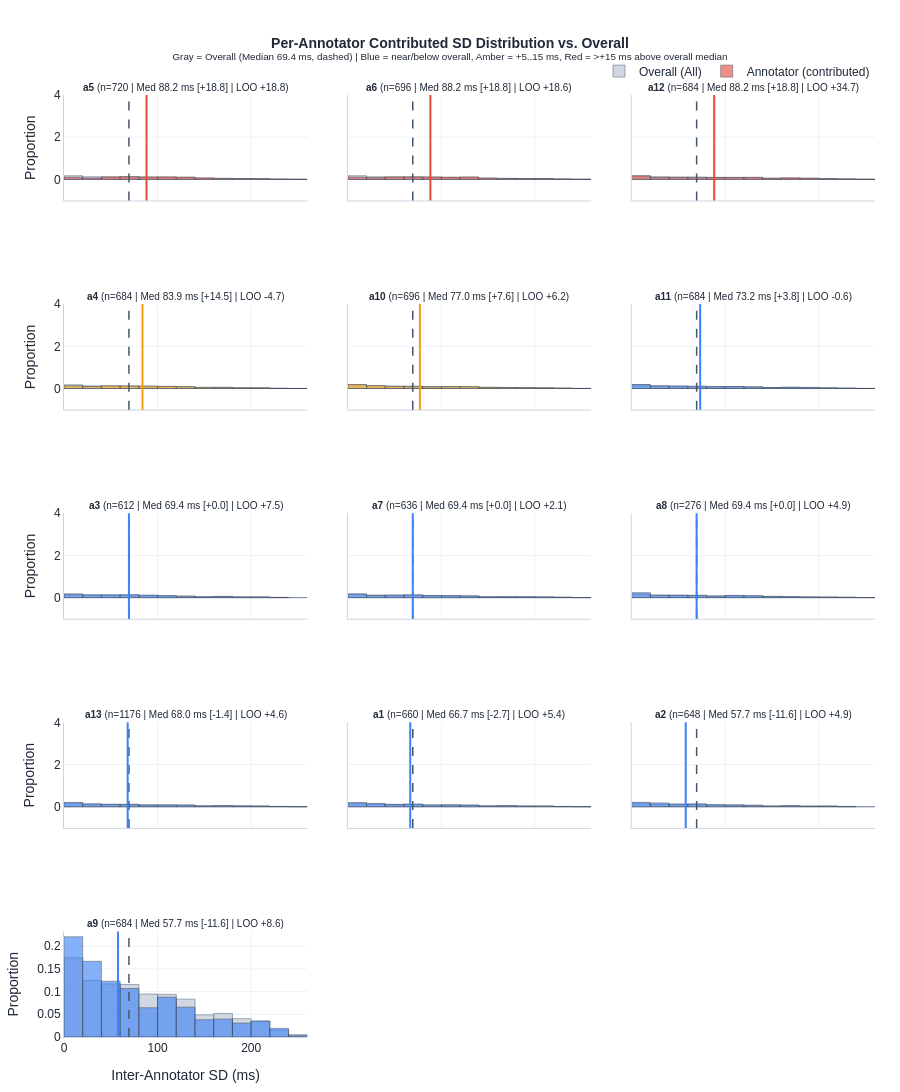

The cell this chart's notebook holds for it:
### Markdown cell above
### 📊 1. Individual Annotator SD Distributions vs. Overall (Small Multiples)

### Code cell
# @title 📊 Plot Individual Annotator SD Distributions vs. Overall { display-mode: "form" }
bin_width_ms = 20.0 # @param {type:"number"}
sort_by = "median_sd" # @param ["median_sd", "mean_loo_delta_sd", "annotator_id"]
cols = 3 # @param {type:"integer"}
x_max_ms = 0 # @param {type:"number"}  # 0 = auto (99.5th pct)

fig_grid = plot_annotator_sd_small_multiples(
    ann_sd_df,
    consensus_all_df,
    bin_width_ms=bin_width_ms,
    sort_by=sort_by,
    x_max_ms=(None if x_max_ms <= 0 else x_max_ms),
    cols=cols,
)
fig_grid.show(config=EXPORT_CFG)

### Figure 1 — Plotly figure (JSON) as saved in the notebook; plotly's stock layout.template omitted (floating-point values rounded to 4 significant figures; data arrays with more than 128 entries replaced by an {"elided": "..."} marker saying what was removed)
{"data": [{"histnorm": "probability", "hovertemplate": "Overall<br>SD: %{x:.1f} ms<br>Prop: %{y:.3f}<extra></extra>", "legendgroup": "overall", "marker": {"color": "rgba(148, 163, 184, 0.42)", "line": {"color": "#64748b", "width": 0.6}}, "name": "Overall (All)", "showlegend": true, "type": "histogram", "x": {"elided": "2952 float values"}, "xaxis": "x", "xbins": {"end": 260, "size": 20, "start": 0}, "yaxis": "y"}, {"histnorm": "probability", "hovertemplate": "a5<br>SD: %{x:.1f} ms<br>Prop: %{y:.3f}<extra></extra>", "legendgroup": "ann", "marker": {"color": "#E74C3C", "line": {"color": "#1f2937", "width": 0.7}}, "name": "Annotator (contributed)", "opacity": 0.62, "showlegend": true, "type": "histogram", "x": {"elided": "720 float values"}, "xaxis": "x", "xbins": {"end": 260, "size": 20, "start": 0}, "yaxis": "y"}, {"histnorm": "probability", "hovertemplate": "Overall<br>SD: %{x:.1f} ms<br>Prop: %{y:.3f}<extra></extra>", "legendgroup": "overall", "marker": {"color": "rgba(148, 163, 184, 0.42)", "line": {"color": "#64748b", "width": 0.6}}, "name": "Overall (All)", "showlegend": false, "type": "histogram", "x": {"elided": "2952 float values"}, "xaxis": "x2", "xbins": {"end": 260, "size": 20, "start": 0}, "yaxis": "y2"}, {"histnorm": "probability", "hovertemplate": "a6<br>SD: %{x:.1f} ms<br>Prop: %{y:.3f}<extra></extra>", "legendgroup": "ann", "marker": {"color": "#E74C3C", "line": {"color": "#1f2937", "width": 0.7}}, "name": "Annotator (contributed)", "opacity": 0.62, "showlegend": false, "type": "histogram", "x": {"elided": "696 float values"}, "xaxis": "x2", "xbins": {"end": 260, "size": 20, "start": 0}, "yaxis": "y2"}, {"histnorm": "probability", "hovertemplate": "Overall<br>SD: %{x:.1f} ms<br>Prop: %{y:.3f}<extra></extra>", "legendgroup": "overall", "marker": {"color": "rgba(148, 163, 184, 0.42)", "line": {"color": "#64748b", "width": 0.6}}, "name": "Overall (All)", "showlegend": false, "type": "histogram", "x": {"elided": "2952 float values"}, "xaxis": "x3", "xbins": {"end": 260, "size": 20, "start": 0}, "yaxis": "y3"}, {"histnorm": "probability", "hovertemplate": "a12<br>SD: %{x:.1f} ms<br>Prop: %{y:.3f}<extra></extra>", "legendgroup": "ann", "marker": {"color": "#E74C3C", "line": {"color": "#1f2937", "width": 0.7}}, "name": "Annotator (contributed)", "opacity": 0.62, "showlegend": false, "type": "histogram", "x": {"elided": "684 float values"}, "xaxis": "x3", "xbins": {"end": 260, "size": 20, "start": 0}, "yaxis": "y3"}, {"histnorm": "probability", "hovertemplate": "Overall<br>SD: %{x:.1f} ms<br>Prop: %{y:.3f}<extra></extra>", "legendgroup": "overall", "marker": {"color": "rgba(148, 163, 184, 0.42)", "line": {"color": "#64748b", "width": 0.6}}, "name": "Overall (All)", "showlegend": false, "type": "histogram", "x": {"elided": "2952 float values"}, "xaxis": "x4", "xbins": {"end": 260, "size": 20, "start": 0}, "yaxis": "y4"}, {"histnorm": "probability", "hovertemplate": "a4<br>SD: %{x:.1f} ms<br>Prop: %{y:.3f}<extra></extra>", "legendgroup": "ann", "marker": {"color": "#F59E0B", "line": {"color": "#1f2937", "width": 0.7}}, "name": "Annotator (contributed)", "opacity": 0.62, "showlegend": false, "type": "histogram", "x": {"elided": "684 float values"}, "xaxis": "x4", "xbins": {"end": 260, "size": 20, "start": 0}, "yaxis": "y4"}, {"histnorm": "probability", "hovertemplate": "Overall<br>SD: %{x:.1f} ms<br>Prop: %{y:.3f}<extra></extra>", "legendgroup": "overall", "marker": {"color": "rgba(148, 163, 184, 0.42)", "line": {"color": "#64748b", "width": 0.6}}, "name": "Overall (All)", "showlegend": false, "type": "histogram", "x": {"elided": "2952 float values"}, "xaxis": "x5", "xbins": {"end": 260, "size": 20, "start": 0}, "yaxis": "y5"}, {"histnorm": "probability", "hovertemplate": "a10<br>SD: %{x:.1f} ms<br>Prop: %{y:.3f}<extra></extra>", "legendgroup": "ann", "marker": {"color": "#F59E0B", "line": {"color": "#1f2937", "width": 0.7}}, "name": "Annotator (contributed)", "opacity": 0.62, "showlegend": false, "type": "histogram", "x": {"elided": "696 float values"}, "xaxis": "x5", "xbins": {"end": 260, "size": 20, "start": 0}, "yaxis": "y5"}, {"histnorm": "probability", "hovertemplate": "Overall<br>SD: %{x:.1f} ms<br>Prop: %{y:.3f}<extra></extra>", "legendgroup": "overall", "marker": {"color": "rgba(148, 163, 184, 0.42)", "line": {"color": "#64748b", "width": 0.6}}, "name": "Overall (All)", "showlegend": false, "type": "histogram", "x": {"elided": "2952 float values"}, "xaxis": "x6", "xbins": {"end": 260, "size": 20, "start": 0}, "yaxis": "y6"}, {"histnorm": "probability", "hovertemplate": "a11<br>SD: %{x:.1f} ms<br>Prop: %{y:.3f}<extra></extra>", "legendgroup": "ann", "marker": {"color": "#3B82F6", "line": {"color": "#1f2937", "width": 0.7}}, "name": "Annotator (contributed)", "opacity": 0.62, "showlegend": false, "type": "histogram", "x": {"elided": "684 float values"}, "xaxis": "x6", "xbins": {"end": 260, "size": 20, "start": 0}, "yaxis": "y6"}, {"histnorm": "probability", "hovertemplate": "Overall<br>SD: %{x:.1f} ms<br>Prop: %{y:.3f}<extra></extra>", "legendgroup": "overall", "marker": {"color": "rgba(148, 163, 184, 0.42)", "line": {"color": "#64748b", "width": 0.6}}, "name": "Overall (All)", "showlegend": false, "type": "histogram", "x": {"elided": "2952 float values"}, "xaxis": "x7", "xbins": {"end": 260, "size": 20, "start": 0}, "yaxis": "y7"}, {"histnorm": "probability", "hovertemplate": "a3<br>SD: %{x:.1f} ms<br>Prop: %{y:.3f}<extra></extra>", "legendgroup": "ann", "marker": {"color": "#3B82F6", "line": {"color": "#1f2937", "width": 0.7}}, "name": "Annotator (contributed)", "opacity": 0.62, "showlegend": false, "type": "histogram", "x": {"elided": "612 float values"}, "xaxis": "x7", "xbins": {"end": 260, "size": 20, "start": 0}, "yaxis": "y7"}, {"histnorm": "probability", "hovertemplate": "Overall<br>SD: %{x:.1f} ms<br>Prop: %{y:.3f}<extra></extra>", "legendgroup": "overall", "marker": {"color": "rgba(148, 163, 184, 0.42)", "line": {"color": "#64748b", "width": 0.6}}, "name": "Overall (All)", "showlegend": false, "type": "histogram", "x": {"elided": "2952 float values"}, "xaxis": "x8", "xbins": {"end": 260, "size": 20, "start": 0}, "yaxis": "y8"}, {"histnorm": "probability", "hovertemplate": "a7<br>SD: %{x:.1f} ms<br>Prop: %{y:.3f}<extra></extra>", "legendgroup": "ann", "marker": {"color": "#3B82F6", "line": {"color": "#1f2937", "width": 0.7}}, "name": "Annotator (contributed)", "opacity": 0.62, "showlegend": false, "type": "histogram", "x": {"elided": "636 float values"}, "xaxis": "x8", "xbins": {"end": 260, "size": 20, "start": 0}, "yaxis": "y8"}, {"histnorm": "probability", "hovertemplate": "Overall<br>SD: %{x:.1f} ms<br>Prop: %{y:.3f}<extra></extra>", "legendgroup": "overall", "marker": {"color": "rgba(148, 163, 184, 0.42)", "line": {"color": "#64748b", "width": 0.6}}, "name": "Overall (All)", "showlegend": false, "type": "histogram", "x": {"elided": "2952 float values"}, "xaxis": "x9", "xbins": {"end": 260, "size": 20, "start": 0}, "yaxis": "y9"}, {"histnorm": "probability", "hovertemplate": "a8<br>SD: %{x:.1f} ms<br>Prop: %{y:.3f}<extra></extra>", "legendgroup": "ann", "marker": {"color": "#3B82F6", "line": {"color": "#1f2937", "width": 0.7}}, "name": "Annotator (contributed)", "opacity": 0.62, "showlegend": false, "type": "histogram", "x": {"elided": "276 float values"}, "xaxis": "x9", "xbins": {"end": 260, "size": 20, "start": 0}, "yaxis": "y9"}, {"histnorm": "probability", "hovertemplate": "Overall<br>SD: %{x:.1f} ms<br>Prop: %{y:.3f}<extra></extra>", "legendgroup": "overall", "marker": {"color": "rgba(148, 163, 184, 0.42)", "line": {"color": "#64748b", "width": 0.6}}, "name": "Overall (All)", "showlegend": false, "type": "histogram", "x": {"elided": "2952 float values"}, "xaxis": "x10", "xbins": {"end": 260, "size": 20, "start": 0}, "yaxis": "y10"}, {"histnorm": "probability", "hovertemplate": "a13<br>SD: %{x:.1f} ms<br>Prop: %{y:.3f}<extra></extra>", "legendgroup": "ann", "marker": {"color": "#3B82F6", "line": {"color": "#1f2937", "width": 0.7}}, "name": "Annotator (contributed)", "opacity": 0.62, "showlegend": false, "type": "histogram", "x": {"elided": "1176 float values"}, "xaxis": "x10", "xbins": {"end": 260, "size": 20, "start": 0}, "yaxis": "y10"}, {"histnorm": "probability", "hovertemplate": "Overall<br>SD: %{x:.1f} ms<br>Prop: %{y:.3f}<extra></extra>", "legendgroup": "overall", "marker": {"color": "rgba(148, 163, 184, 0.42)", "line": {"color": "#64748b", "width": 0.6}}, "name": "Overall (All)", "showlegend": false, "type": "histogram", "x": {"elided": "2952 float values"}, "xaxis": "x11", "xbins": {"end": 260, "size": 20, "start": 0}, "yaxis": "y11"}, {"histnorm": "probability", "hovertemplate": "a1<br>SD: %{x:.1f} ms<br>Prop: %{y:.3f}<extra></extra>", "legendgroup": "ann", "marker": {"color": "#3B82F6", "line": {"color": "#1f2937", "width": 0.7}}, "name": "Annotator (contributed)", "opacity": 0.62, "showlegend": false, "type": "histogram", "x": {"elided": "660 float values"}, "xaxis": "x11", "xbins": {"end": 260, "size": 20, "start": 0}, "yaxis": "y11"}, {"histnorm": "probability", "hovertemplate": "Overall<br>SD: %{x:.1f} ms<br>Prop: %{y:.3f}<extra></extra>", "legendgroup": "overall", "marker": {"color": "rgba(148, 163, 184, 0.42)", "line": {"color": "#64748b", "width": 0.6}}, "name": "Overall (All)", "showlegend": false, "type": "histogram", "x": {"elided": "2952 float values"}, "xaxis": "x12", "xbins": {"end": 260, "size": 20, "start": 0}, "yaxis": "y12"}, {"histnorm": "probability", "hovertemplate": "a2<br>SD: %{x:.1f} ms<br>Prop: %{y:.3f}<extra></extra>", "legendgroup": "ann", "marker": {"color": "#3B82F6", "line": {"color": "#1f2937", "width": 0.7}}, "name": "Annotator (contributed)", "opacity": 0.62, "showlegend": false, "type": "histogram", "x": {"elided": "648 float values"}, "xaxis": "x12", "xbins": {"end": 260, "size": 20, "start": 0}, "yaxis": "y12"}, {"histnorm": "probability", "hovertemplate": "Overall<br>SD: %{x:.1f} ms<br>Prop: %{y:.3f}<extra></extra>", "legendgroup": "overall", "marker": {"color": "rgba(148, 163, 184, 0.42)", "line": {"color": "#64748b", "width": 0.6}}, "name": "Overall (All)", "showlegend": false, "type": "histogram", "x": {"elided": "2952 float values"}, "xaxis": "x13", "xbins": {"end": 260, "size": 20, "start": 0}, "yaxis": "y13"}, {"histnorm": "probability", "hovertemplate": "a9<br>SD: %{x:.1f} ms<br>Prop: %{y:.3f}<extra></extra>", "legendgroup": "ann", "marker": {"color": "#3B82F6", "line": {"color": "#1f2937", "width": 0.7}}, "name": "Annotator (contributed)", "opacity": 0.62, "showlegend": false, "type": "histogram", "x": {"elided": "684 float values"}, "xaxis": "x13", "xbins": {"end": 260, "size": 20, "start": 0}, "yaxis": "y13"}], "layout": {"annotations": [{"font": {"size": 10}, "showarrow": false, "text": "<b>a5</b> (n=720 | Med 88.2 ms [+18.8] | LOO +18.8)", "x": 0.15, "xanchor": "center", "xref": "paper", "y": 1, "yanchor": "bottom", "yref": "paper"}, {"font": {"size": 10}, "showarrow": false, "text": "<b>a6</b> (n=696 | Med 88.2 ms [+18.8] | LOO +18.6)", "x": 0.5, "xanchor": "center", "xref": "paper", "y": 1, "yanchor": "bottom", "yref": "paper"}, {"font": {"size": 10}, "showarrow": false, "text": "<b>a12</b> (n=684 | Med 88.2 ms [+18.8] | LOO +34.7)", "x": 0.85, "xanchor": "center", "xref": "paper", "y": 1, "yanchor": "bottom", "yref": "paper"}, {"font": {"size": 10}, "showarrow": false, "text": "<b>a4</b> (n=684 | Med 83.9 ms [+14.5] | LOO -4.7)", "x": 0.15, "xanchor": "center", "xref": "paper", "y": 0.778, "yanchor": "bottom", "yref": "paper"}, {"font": {"size": 10}, "showarrow": false, "text": "<b>a10</b> (n=696 | Med 77.0 ms [+7.6] | LOO +6.2)", "x": 0.5, "xanchor": "center", "xref": "paper", "y": 0.778, "yanchor": "bottom", "yref": "paper"}, {"font": {"size": 10}, "showarrow": false, "text": "<b>a11</b> (n=684 | Med 73.2 ms [+3.8] | LOO -0.6)", "x": 0.85, "xanchor": "center", "xref": "paper", "y": 0.778, "yanchor": "bottom", "yref": "paper"}, {"font": {"size": 10}, "showarrow": false, "text": "<b>a3</b> (n=612 | Med 69.4 ms [+0.0] | LOO +7.5)", "x": 0.15, "xanchor": "center", "xref": "paper", "y": 0.556, "yanchor": "bottom", "yref": "paper"}, {"font": {"size": 10}, "showarrow": false, "text": "<b>a7</b> (n=636 | Med 69.4 ms [+0.0] | LOO +2.1)", "x": 0.5, "xanchor": "center", "xref": "paper", "y": 0.556, "yanchor": "bottom", "yref": "paper"}, {"font": {"size": 10}, "showarrow": false, "text": "<b>a8</b> (n=276 | Med 69.4 ms [+0.0] | LOO +4.9)", "x": 0.85, "xanchor": "center", "xref": "paper", "y": 0.556, "yanchor": "bottom", "yref": "paper"}, {"font": {"size": 10}, "showarrow": false, "text": "<b>a13</b> (n=1176 | Med 68.0 ms [-1.4] | LOO +4.6)", "x": 0.15, "xanchor": "center", "xref": "paper", "y": 0.334, "yanchor": "bottom", "yref": "paper"}, {"font": {"size": 10}, "showarrow": false, "text": "<b>a1</b> (n=660 | Med 66.7 ms [-2.7] | LOO +5.4)", "x": 0.5, "xanchor": "center", "xref": "paper", "y": 0.334, "yanchor": "bottom", "yref": "paper"}, {"font": {"size": 10}, "showarrow": false, "text": "<b>a2</b> (n=648 | Med 57.7 ms [-11.6] | LOO +4.9)", "x": 0.85, "xanchor": "center", "xref": "paper", "y": 0.334, "yanchor": "bottom", "yref": "paper"}, {"font": {"size": 10}, "showarrow": false, "text": "<b>a9</b> (n=684 | Med 57.7 ms [-11.6] | LOO +8.6)", "x": 0.15, "xanchor": "center", "xref": "paper", "y": 0.112, "yanchor": "bottom", "yref": "paper"}], "barmode": "overlay", "font": {"color": "#1f2937", "family": "Arial, Helvetica, sans-serif", "size": 12}, "height": 1410, "legend": {"orientation": "h", "x": 1, "xanchor": "right", "y": 1.01, "yanchor": "bottom"}, "margin": {"b": 55, "l": 60, "r": 25, "t": 95}, "paper_bgcolor": "white", "plot_bgcolor": "white", "shapes": [{"line": {"color": "#475569", "dash": "dash", "width": 1.5}, "type": "line", "x0": 69.39, "x1": 69.39, "xref": "x", "y0": 0, "y1": 1, "yref": "y domain"}, {"line": {"color": "#E74C3C", "dash": "solid", "width": 2}, "type": "line", "x0": 88.19, "x1": 88.19, "xref": "x", "y0": 0, "y1": 1, "yref": "y domain"}, {"line": {"color": "#475569", "dash": "dash", "width": 1.5}, "type": "line", "x0": 69.39, "x1": 69.39, "xref": "x2", "y0": 0, "y1": 1, "yref": "y2 domain"}, {"line": {"color": "#E74C3C", "dash": "solid", "width": 2}, "type": "line", "x0": 88.19, "x1": 88.19, "xref": "x2", "y0": 0, "y1": 1, "yref": "y2 domain"}, {"line": {"color": "#475569", "dash": "dash", "width": 1.5}, "type": "line", "x0": 69.39, "x1": 69.39, "xref": "x3", "y0": 0, "y1": 1, "yref": "y3 domain"}, {"line": {"color": "#E74C3C", "dash": "solid", "width": 2}, "type": "line", "x0": 88.19, "x1": 88.19, "xref": "x3", "y0": 0, "y1": 1, "yref": "y3 domain"}, {"line": {"color": "#475569", "dash": "dash", "width": 1.5}, "type": "line", "x0": 69.39, "x1": 69.39, "xref": "x4", "y0": 0, "y1": 1, "yref": "y4 domain"}, {"line": {"color": "#F59E0B", "dash": "solid", "width": 2}, "type": "line", "x0": 83.89, "x1": 83.89, "xref": "x4", "y0": 0, "y1": 1, "yref": "y4 domain"}, {"line": {"color": "#475569", "dash": "dash", "width": 1.5}, "type": "line", "x0": 69.39, "x1": 69.39, "xref": "x5", "y0": 0, "y1": 1, "yref": "y5 domain"}, {"line": {"color": "#F59E0B", "dash": "solid", "width": 2}, "type": "line", "x0": 76.98, "x1": 76.98, "xref": "x5", "y0": 0, "y1": 1, "yref": "y5 domain"}, {"line": {"color": "#475569", "dash": "dash", "width": 1.5}, "type": "line", "x0": 69.39, "x1": 69.39, "xref": "x6", "y0": 0, "y1": 1, "yref": "y6 domain"}, {"line": {"color": "#3B82F6", "dash": "solid", "width": 2}, "type": "line", "x0": 73.19, "x1": 73.19, "xref": "x6", "y0": 0, "y1": 1, "yref": "y6 domain"}, {"line": {"color": "#475569", "dash": "dash", "width": 1.5}, "type": "line", "x0": 69.39, "x1": 69.39, "xref": "x7", "y0": 0, "y1": 1, "yref": "y7 domain"}, {"line": {"color": "#3B82F6", "dash": "solid", "width": 2}, "type": "line", "x0": 69.39, "x1": 69.39, "xref": "x7", "y0": 0, "y1": 1, "yref": "y7 domain"}, {"line": {"color": "#475569", "dash": "dash", "width": 1.5}, "type": "line", "x0": 69.39, "x1": 69.39, "xref": "x8", "y0": 0, "y1": 1, "yref": "y8 domain"}, {"line": {"color": "#3B82F6", "dash": "solid", "width": 2}, "type": "line", "x0": 69.39, "x1": 69.39, "xref": "x8", "y0": 0, "y1": 1, "yref": "y8 domain"}, {"line": {"color": "#475569", "dash": "dash", "width": 1.5}, "type": "line", "x0": 69.39, "x1": 69.39, "xref": "x9", "y0": 0, "y1": 1, "yref": "y9 domain"}, {"line": {"color": "#3B82F6", "dash": "solid", "width": 2}, "type": "line", "x0": 69.39, "x1": 69.39, "xref": "x9", "y0": 0, "y1": 1, "yref": "y9 domain"}, {"line": {"color": "#475569", "dash": "dash", "width": 1.5}, "type": "line", "x0": 69.39, "x1": 69.39, "xref": "x10", "y0": 0, "y1": 1, "yref": "y10 domain"}, {"line": {"color": "#3B82F6", "dash": "solid", "width": 2}, "type": "line", "x0": 68.03, "x1": 68.03, "xref": "x10", "y0": 0, "y1": 1, "yref": "y10 domain"}, {"line": {"color": "#475569", "dash": "dash", "width": 1.5}, "type": "line", "x0": 69.39, "x1": 69.39, "xref": "x11", "y0": 0, "y1": 1, "yref": "y11 domain"}, {"line": {"color": "#3B82F6", "dash": "solid", "width": 2}, "type": "line", "x0": 66.67, "x1": 66.67, "xref": "x11", "y0": 0, "y1": 1, "yref": "y11 domain"}, {"line": {"color": "#475569", "dash": "dash", "width": 1.5}, "type": "line", "x0": 69.39, "x1": 69.39, "xref": "x12", "y0": 0, "y1": 1, "yref": "y12 domain"}, {"line": {"color": "#3B82F6", "dash": "solid", "width": 2}, "type": "line", "x0": 57.74, "x1": 57.74, "xref": "x12", "y0": 0, "y1": 1, "yref": "y12 domain"}, {"line": {"color": "#475569", "dash": "dash", "width": 1.5}, "type": "line", "x0": 69.39, "x1": 69.39, "xref": "x13", "y0": 0, "y1": 1, "yref": "y13 domain"}, {"line": {"color": "#3B82F6", "dash": "solid", "width": 2}, "type": "line", "x0": 57.74, "x1": 57.74, "xref": "x13", "y0": 0, "y1": 1, "yref": "y13 domain"}], "title": {"font": {"size": 14}, "text": "<b>Per-Annotator Contributed SD Distribution vs. Overall</b><br><sup>Gray = Overall (Median 69.4 ms, dashed) | Blue = near/below overall, Amber = +5..15 ms, Red = >+15 ms above overall median</sup>", "x": 0.5}, "xaxis": {"anchor": "y", "domain": [0, 0.3], "gridcolor": "#eef2f7", "linecolor": "#cbd5e1", "linewidth": 1, "matches": "x13", "range": [0, 260], "showgrid": true, "showline": true, "showticklabels": false, "zeroline": false}, "xaxis10": {"anchor": "y10", "domain": [0, 0.3], "gridcolor": "#eef2f7", "linecolor": "#cbd5e1", "linewidth": 1, "matches": "x13", "range": [0, 260], "showgrid": true, "showline": true, "showticklabels": false, "zeroline": false}, "xaxis11": {"anchor": "y11", "domain": [0.35, 0.65], "gridcolor": "#eef2f7", "linecolor": "#cbd5e1", "linewidth": 1, "matches": "x14", "range": [0, 260], "showgrid": true, "showline": true, "showticklabels": false, "zeroline": false}, "xaxis12": {"anchor": "y12", "domain": [0.7, 1], "gridcolor": "#eef2f7", "linecolor": "#cbd5e1", "linewidth": 1, "matches": "x15", "range": [0, 260], "showgrid": true, "showline": true, "showticklabels": false, "zeroline": false}, "xaxis13": {"anchor": "y13", "domain": [0, 0.3], "gridcolor": "#eef2f7", "linecolor": "#cbd5e1", "linewidth": 1, "range": [0, 260], "showgrid": true, "showline": true, "title": {"text": "Inter-Annotator SD (ms)"}, "zeroline": false}, "xaxis14": {"anchor": "y14", "domain": [0.35, 0.65], "gridcolor": "#eef2f7", "linecolor": "#cbd5e1", "linewidth": 1, "range": [0, 260], "showgrid": true, "showline": true, "title": {"text": "Inter-Annotator SD (ms)"}, "zeroline": false}, "xaxis15": {"anchor": "y15", "domain": [0.7, 1], "gridcolor": "#eef2f7", "linecolor": "#cbd5e1", "linewidth": 1, "range": [0, 260], "showgrid": true, "showline": true, "title": {"text": "Inter-Annotator SD (ms)"}, "zeroline": false}, "xaxis2": {"anchor": "y2", "domain": [0.35, 0.65], "gridcolor": "#eef2f7", "linecolor": "#cbd5e1", "linewidth": 1, "matches": "x14", "range": [0, 260], "showgrid": true, "showline": true, "showticklabels": false, "zeroline": false}, "xaxis3": {"anchor": "y3", "domain": [0.7, 1], "gridcolor": "#eef2f7", "linecolor": "#cbd5e1", "linewidth": 1, "matches": "x15", "range": [0, 260], "showgrid": true, "showline": true, "showticklabels": false, "zeroline": false}, "xaxis4": {"anchor": "y4", "domain": [0, 0.3], "gridcolor": "#eef2f7", "linecolor": "#cbd5e1", "linewidth": 1, "matches": "x13", "range": [0, 260], "showgrid": true, "showline": true, "showticklabels": false, "zeroline": false}, "xaxis5": {"anchor": "y5", "domain": [0.35, 0.65], "gridcolor": "#eef2f7", "linecolor": "#cbd5e1", "linewidth": 1, "matches": "x14", "range": [0, 260], "showgrid": true, "showline": true, "showticklabels": false, "zeroline": false}, "xaxis6": {"anchor": "y6", "domain": [0.7, 1], "gridcolor": "#eef2f7", "linecolor": "#cbd5e1", "linewidth": 1, "matches": "x15", "range": [0, 260], "showgrid": true, "showline": true, "showticklabels": false, "zeroline": false}, "xaxis7": {"anchor": "y7", "domain": [0, 0.3], "gridcolor": "#eef2f7", "linecolor": "#cbd5e1", "linewidth": 1, "matches": "x13", "range": [0, 260], "showgrid": true, "showline": true, "showticklabels": false, "zeroline": false}, "xaxis8": {"anchor": "y8", "domain": [0.35, 0.65], "gridcolor": "#eef2f7", "linecolor": "#cbd5e1", "linewidth": 1, "matches": "x14", "range": [0, 260], "showgrid": true, "showline": true, "showticklabels": false, "zeroline": false}, "xaxis9": {"anchor": "y9", "domain": [0.7, 1], "gridcolor": "#eef2f7", "linecolor": "#cbd5e1", "linewidth": 1, "matches": "x15", "range": [0, 260], "showgrid": true, "showline": true, "showticklabels": false, "zeroline": false}, "yaxis": {"anchor": "x", "domain": [0.888, 1], "gridcolor": "#eef2f7", "linecolor": "#cbd5e1", "linewidth": 1, "showgrid": true, "showline": true, "title": {"text": "Proportion"}, "zeroline": false}, "yaxis10": {"anchor": "x10", "domain": [0.222, 0.334], "gridcolor": "#eef2f7", "linecolor": "#cbd5e1", "linewidth": 1, "showgrid": true, "showline": true, "title": {"text": "Proportion"}, "zeroline": false}, "yaxis11": {"anchor": "x11", "domain": [0.222, 0.334], "gridcolor": "#eef2f7", "linecolor": "#cbd5e1", "linewidth": 1, "matches": "y10", "showgrid": true, "showline": true, "showticklabels": false, "zeroline": false}, "yaxis12": {"anchor": "x12", "domain": [0.222, 0.334], "gridcolor": "#eef2f7", "linecolor": "#cbd5e1", "linewidth": 1, "matches": "y10", "showgrid": true, "showline": true, "showticklabels": false, "zeroline": false}, "yaxis13": {"anchor": "x13", "domain": [0, 0.112], "gridcolor": "#eef2f7", "linecolor": "#cbd5e1", "linewidth": 1, "showgrid": true, "showline": true, "title": {"text": "Proportion"}, "zeroline": false}, "yaxis14": {"anchor": "x14", "domain": [0, 0.112], "gridcolor": "#eef2f7", "linecolor": "#cbd5e1", "linewidth": 1, "matches": "y13", "showgrid": true, "showline": true, "showticklabels": false, "zeroline": false}, "yaxis15": {"anchor": "x15", "domain": [0, 0.112], "gridcolor": "#eef2f7", "linecolor": "#cbd5e1", "linewidth": 1, "matches": "y13", "showgrid": true, "showline": true, "showticklabels": false, "zeroline": false}, "yaxis2": {"anchor": "x2", "domain": [0.888, 1], "gridcolor": "#eef2f7", "linecolor": "#cbd5e1", "linewidth": 1, "matches": "y", "showgrid": true, "showline": true, "showticklabels": false, "zeroline": false}, "yaxis3": {"anchor": "x3", "domain": [0.888, 1], "gridcolor": "#eef2f7", "linecolor": "#cbd5e1", "linewidth": 1, "matches": "y", "showgrid": true, "showline": true, "showticklabels": false, "zeroline": false}, "yaxis4": {"anchor": "x4", "domain": [0.666, 0.778], "gridcolor": "#eef2f7", "linecolor": "#cbd5e1", "linewidth": 1, "showgrid": true, "showline": true, "title": {"text": "Proportion"}, "zeroline": false}, "yaxis5": {"anchor": "x5", "domain": [0.666, 0.778], "gridcolor": "#eef2f7", "linecolor": "#cbd5e1", "linewidth": 1, "matches": "y4", "showgrid": true, "showline": true, "showticklabels": false, "zeroline": false}, "yaxis6": {"anchor": "x6", "domain": [0.666, 0.778], "gridcolor": "#eef2f7", "linecolor": "#cbd5e1", "linewidth": 1, "matches": "y4", "showgrid": true, "showline": true, "showticklabels": false, "zeroline": false}, "yaxis7": {"anchor": "x7", "domain": [0.444, 0.556], "gridcolor": "#eef2f7", "linecolor": "#cbd5e1", "linewidth": 1, "showgrid": true, "showline": true, "title": {"text": "Proportion"}, "zeroline": false}, "yaxis8": {"anchor": "x8", "domain": [0.444, 0.556], "gridcolor": "#eef2f7", "linecolor": "#cbd5e1", "linewidth": 1, "matches": "y7", "showgrid": true, "showline": true, "showticklabels": false, "zeroline": false}, "yaxis9": {"anchor": "x9", "domain": [0.444, 0.556], "gridcolor": "#eef2f7", "linecolor": "#cbd5e1", "linewidth": 1, "matches": "y7", "showgrid": true, "showline": true, "showticklabels": false, "zeroline": false}}}
